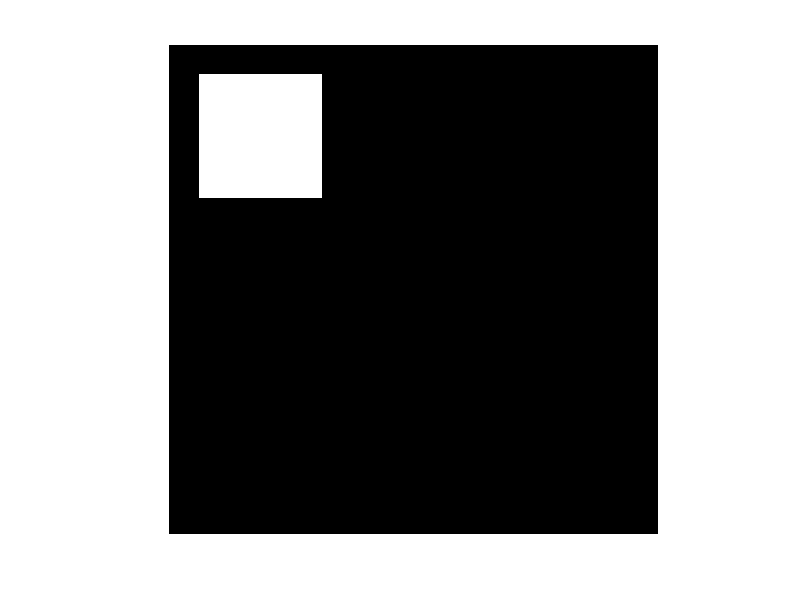

The MATLAB source for this figure: (Note: this script raises an error after producing the figure.)
%imread('paris_879.jpg');
n = 400;
n_half = n/4;
n_quart = n_half/4;
n_eight = n_quart/2;

n_quart = round(n_quart);
n_eight = round(n_eight);
n_half = round(n_half)

A = zeros(n);
% square
A(n_quart:(n_quart+n_half),n_quart:(n_quart+n_half)) = 1;
A(n_quart:(n_quart+n_half),n_quart:(n_quart+n_half)) = 1;

% two triangles
A(n_quart:(n_quart+n_half),n_quart:(n_quart+n_half)) = 1;
A(n_quart:(n_quart+n_half),n_quart:(n_quart+n_half)) = 1;

imshow(A);
r = round(n_quart/2);
SE = strel('disk',r)
J = imerode(A,SE);
imshow([A,J]) 